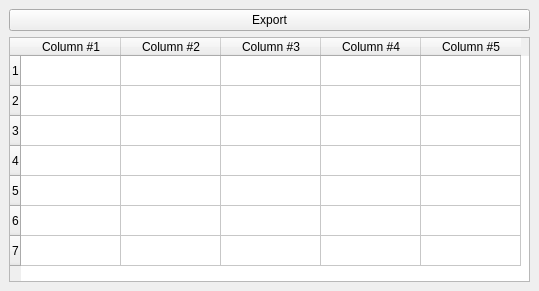
<?xml version="1.0" encoding="UTF-8"?>
<ui version="4.0">
 <class>MainWindow</class>
 <widget class="QMainWindow" name="MainWindow">
  <property name="geometry">
   <rect>
    <x>0</x>
    <y>0</y>
    <width>539</width>
    <height>291</height>
   </rect>
  </property>
  <property name="windowTitle">
   <string>bmQTableWidgetToCSVTest</string>
  </property>
  <widget class="QWidget" name="centralwidget">
   <layout class="QVBoxLayout" name="verticalLayout_2" stretch="1,10">
    <item>
     <layout class="QHBoxLayout" name="horizontalLayout_2">
      <item>
       <widget class="QPushButton" name="btnExport">
        <property name="text">
         <string>Export</string>
        </property>
       </widget>
      </item>
     </layout>
    </item>
    <item>
     <widget class="QTableWidget" name="tableWidget">
      <property name="rowCount">
       <number>7</number>
      </property>
      <property name="columnCount">
       <number>5</number>
      </property>
      <row/>
      <row/>
      <row/>
      <row/>
      <row/>
      <row/>
      <row/>
      <column>
       <property name="text">
        <string>Column #1</string>
       </property>
      </column>
      <column>
       <property name="text">
        <string>Column #2</string>
       </property>
      </column>
      <column>
       <property name="text">
        <string>Column #3</string>
       </property>
      </column>
      <column>
       <property name="text">
        <string>Column #4</string>
       </property>
      </column>
      <column>
       <property name="text">
        <string>Column #5</string>
       </property>
      </column>
     </widget>
    </item>
   </layout>
  </widget>
 </widget>
 <resources/>
 <connections/>
</ui>
